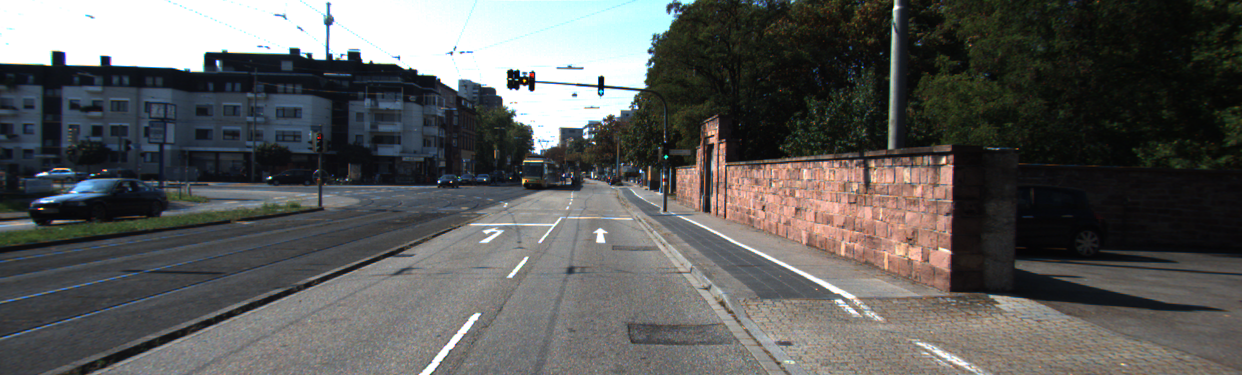
#> input picture raskrizje.png, 1242 x 375 px, found by its file name
$ python zadatak4.py
#> lines starting #> are read from the running program, lines starting #| are printed output that depends on the picture
#Na jednom prikazu prikažite sliku raskrizje.png:
#1. u boji,
#2. u sivim nijansama,
import matplotlib.pyplot as plt
import numpy as np
import cv2


img_bgr=cv2.imread("raskrizje.png")
#> img_bgr is the input picture: shape (375, 1242, 3); mean B, G, R 90.3, 91.8, 91.5
img_rgb=cv2.cvtColor(img_bgr,cv2.COLOR_BGR2RGB)
img_gray=cv2.cvtColor(img_bgr,cv2.COLOR_BGR2GRAY)
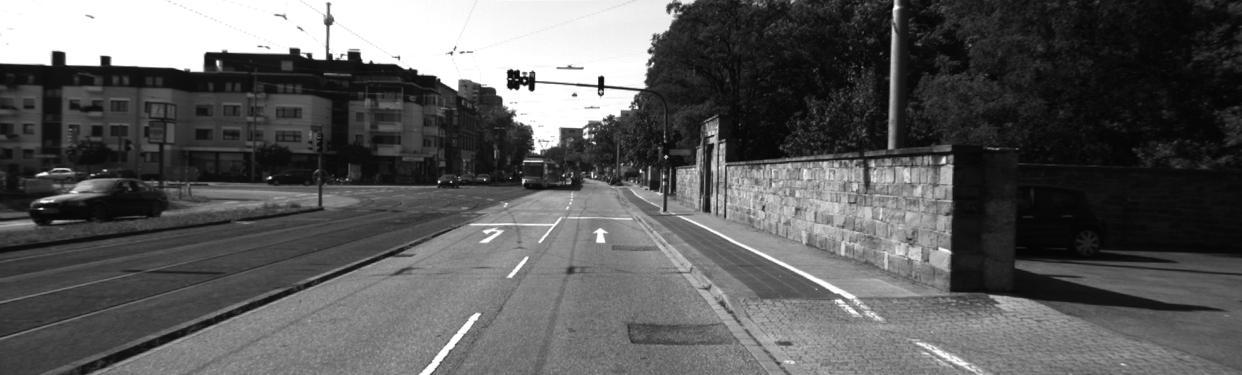
#> img_gray: shape (375, 1242); min 3, max 255, mean 91.5
fig,axes= plt.subplots(2)
axes[0].imshow(img_rgb)
axes[1].imshow(img_gray,cmap='gray')
plt.show()
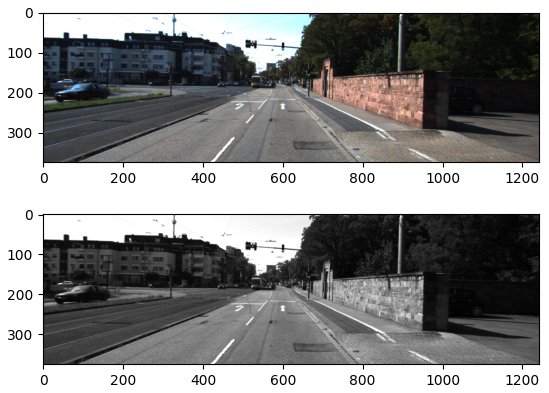
#> figure drawn by matplotlib, 2 panels

$ run again, with houses.png copied over raskrizje.png
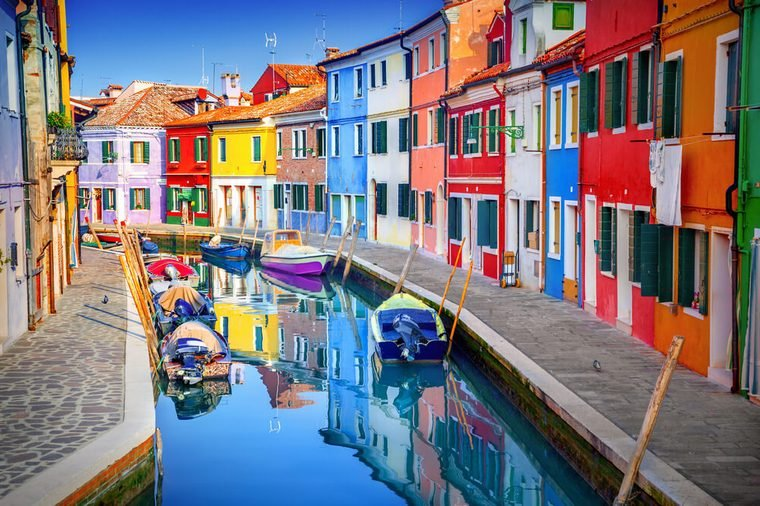
#> input picture houses.png, 760 x 506 px, found by its file name
#> img_bgr is the input picture: shape (506, 760, 3); mean B, G, R 127.4, 120.2, 124.9
#> `img_gray=cv2.cvtColor(img_bgr,cv2.COLOR_BGR2GRAY)`:
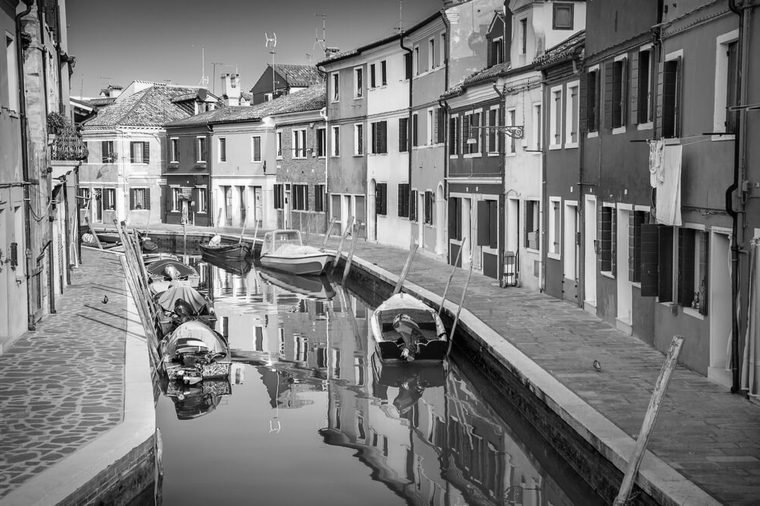
#> img_gray: shape (506, 760); min 0, max 255, mean 122.4
#> `plt.show()`:
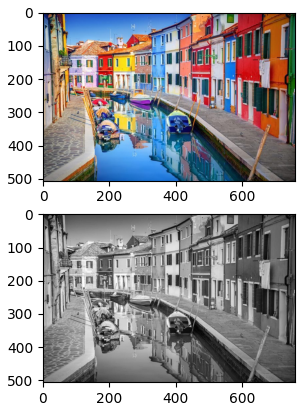
#> figure drawn by matplotlib, 2 panels

$ run again, with kamera4.png copied over raskrizje.png
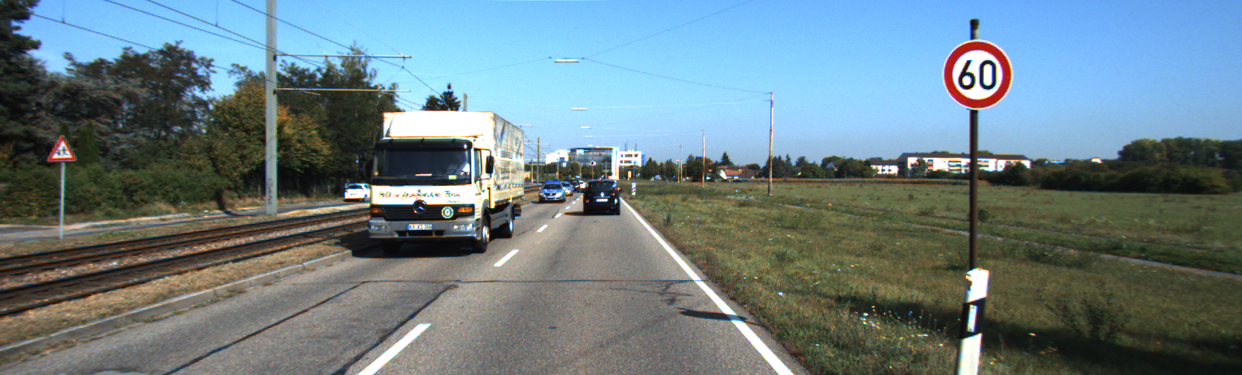
#> input picture kamera4.png, 1242 x 375 px, found by its file name
#> img_bgr is the input picture: shape (375, 1242, 3); mean B, G, R 132.6, 126.8, 107.7
#> `img_gray=cv2.cvtColor(img_bgr,cv2.COLOR_BGR2GRAY)`:
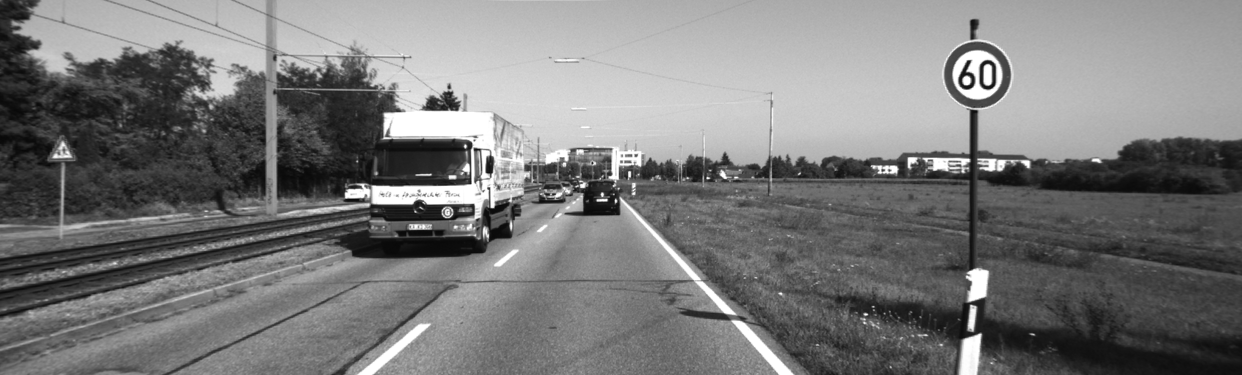
#> img_gray: shape (375, 1242); min 8, max 255, mean 121.7
#> `plt.show()`:
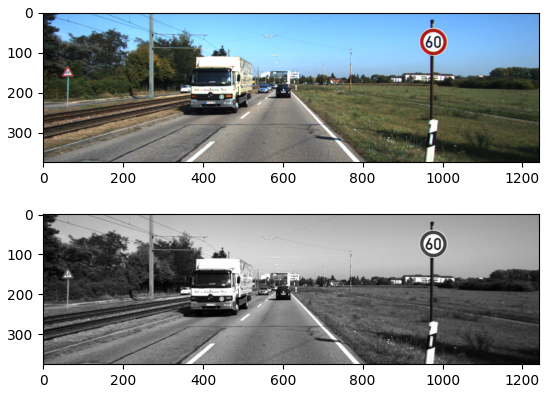
#> figure drawn by matplotlib, 2 panels

$ run again, with stop.png copied over raskrizje.png
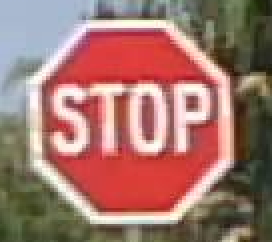
#> input picture stop.png, 136 x 121 px, found by its file name (shown 2 times larger)
#> img_bgr is the input picture: shape (121, 136, 3); mean B, G, R 108.8, 117.4, 160.3
#> `img_gray=cv2.cvtColor(img_bgr,cv2.COLOR_BGR2GRAY)`:
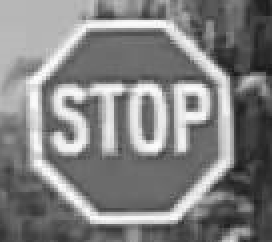
#> img_gray: shape (121, 136) (shown 2 times larger); min 24, max 254, mean 129.2
#> `plt.show()`:
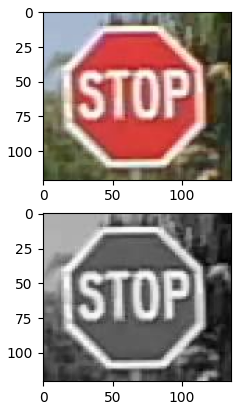
#> figure drawn by matplotlib, 2 panels
